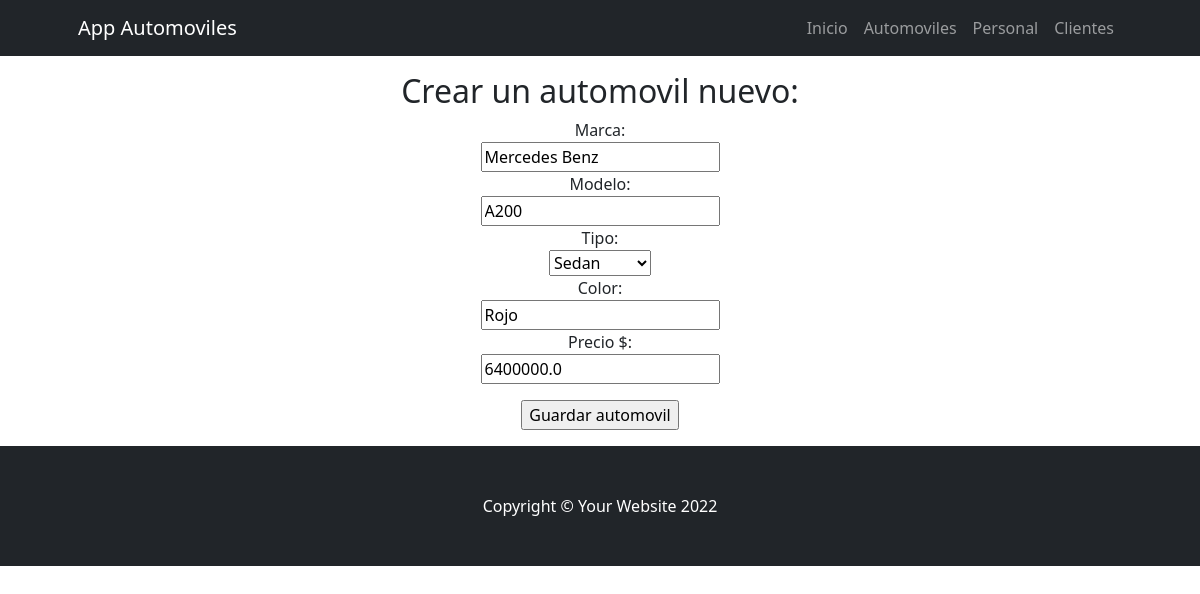
/Appautomoviles/editar_automovil/11, run on an earlier commit of the app's database.
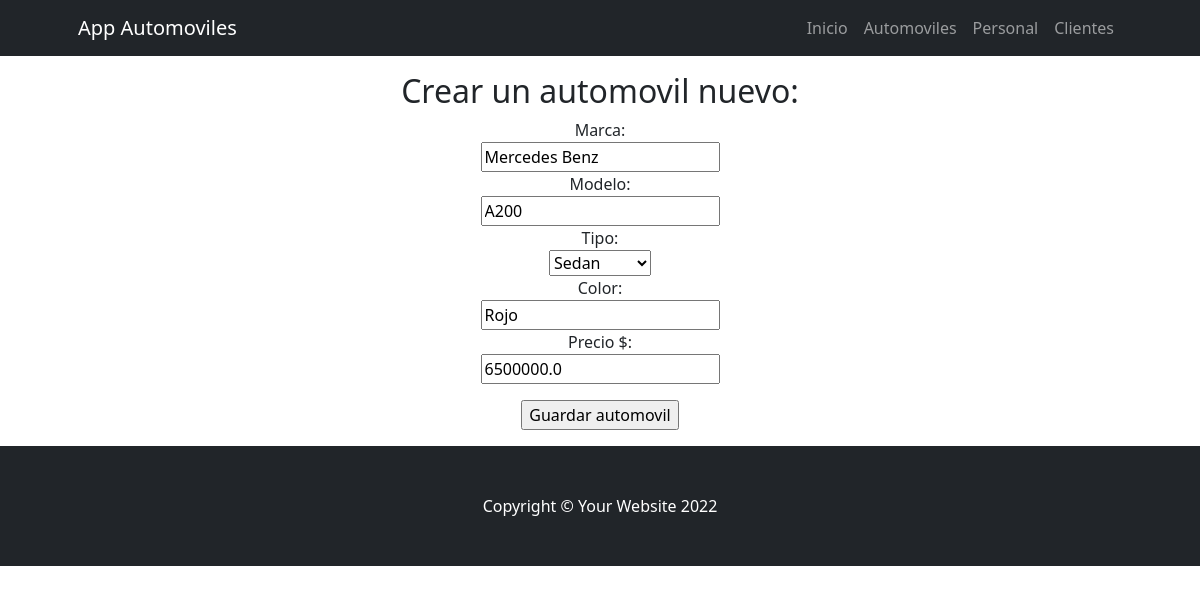
And on a later commit of the database.
### Appautomoviles/models.py (models this page shows)
class Automovil(models.Model):
    marca = models.CharField("Marca", max_length=20)
    modelo = models.CharField("Modelo", max_length=30)
    TIPOS = (
        (1, "Sedan"),
        (2, "Suv"),
        (3, "Hatchback"),
        (4, "Deportivo"),
        (5, "Van"),
        (6, "Pick up")
    )
    tipo = models.PositiveSmallIntegerField("Tipo", choices=TIPOS)
    color = models.CharField("Color", max_length=15)
    precio = models.FloatField("Precio $")
    class Meta:
        verbose_name_plural = "Automoviles"

### Appautomoviles/views.py (the view, shortened to what this page needs)
# urls.py: path("editar_automovil/<auto_id>", views.editar_automovil, name="editar_automovil"),
def editar_automovil(request, auto_id):
    automovil = Automovil.objects.get(id=auto_id)
    formulario = FormAutomovil(initial= {"marca": automovil.marca, "modelo": automovil.modelo, "tipo": automovil.tipo,"color": automovil.color, "precio": automovil.precio})
    contexto = {"form": formulario}
    return render(request, "Appautomoviles/formulario_automovil.html", contexto)

### Appautomoviles/forms.py
class FormAutomovil(ModelForm):
    class Meta():
        model = Automovil
        fields = ("marca", "modelo", "tipo", "color", "precio")

### Appautomoviles/templates/Appautomoviles/formulario_automovil.html (shortened to what this page needs)
{% extends "Appautomoviles/base.html" %}
{% load static %}
{% block contenidoPagina %}
<b><h2 class="text-center mt-3">Crear un automovil nuevo:</h2></b>
<form method="post">
    <form>
        <div class="mb-3 d-flex flex-column align-items-center">
            {{ form }}
            <input type="submit" class="mt-3" value="Guardar automovil">
        </div>
    </form>
</form>
{% endblock %}

What changed in the data, as far as the page shows it:
changed Automovil "Mercedes Benz": precio "6400000.0" → "6500000.0"
